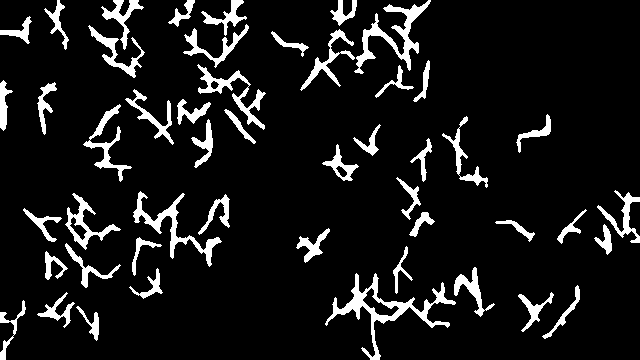
#> input picture outputs/segmentation/crack1_shape_filtered.png, 640 x 360 px
$ python test_geometric_features.py
#> lines starting #> are read from the running program, lines starting #| are printed output that depends on the picture; after the words box and inside, x2 and y2 are one past the last pixel; in counts of white or black regions, pixels touching at a corner belong together
### geometric_features.py
import cv2
import numpy as np


def load_crack_mask(path):
    """
    Load a binary crack segmentation mask.

    Crack pixels should be white (255).
    Background should be black (0).
    """

    mask = cv2.imread(
        path,
        cv2.IMREAD_GRAYSCALE
    )

    if mask is None:
        raise FileNotFoundError(
            f"Could not load crack mask: {path}"
        )

    # Ensure binary mask
    binary_mask = np.where(
        mask > 0,
        255,
        0
    ).astype(np.uint8)

    return binary_mask


def calculate_width_features(mask):
    """
    Estimate crack width using a distance transform.

    For a crack pixel, the distance transform gives
    the distance to the nearest background pixel.

    Local crack width ≈ 2 × distance.
    """

    # Distance transform requires foreground
    # pixels to be non-zero.
    distance = cv2.distanceTransform(
        mask,
        cv2.DIST_L2,
        5
    )

    crack_distances = distance[
        mask > 0
    ]

    if len(crack_distances) == 0:
        return {
            "average_width_pixels": 0.0,
            "maximum_width_pixels": 0.0
        }

    widths = 2 * crack_distances

    average_width = np.mean(
        widths
    )

    maximum_width = np.max(
        widths
    )

    return {
        "average_width_pixels":
            float(average_width),

        "maximum_width_pixels":
            float(maximum_width)
    }
def calculate_crack_coverage(mask):
    """
    Calculate the percentage of the image
    occupied by the detected crack mask.
    """

    total_pixels = mask.size

    crack_pixels = np.count_nonzero(
        mask
    )

    if total_pixels == 0:
        return 0.0

    coverage = (
        crack_pixels
        / total_pixels
    ) * 100

    return float(coverage)
def calculate_crack_area(mask):
    """
    Calculate the number of pixels belonging
    to the detected crack region.
    """

    crack_pixels = np.count_nonzero(
        mask
    )

    return int(crack_pixels)
def calculate_crack_orientation(mask):
    """
    Calculate the dominant crack orientation using PCA.

    The orientation is measured in degrees from 0 to 180.
    """

    # Get coordinates of crack pixels
    y, x = np.where(mask > 0)

    # Need at least two points for PCA
    if len(x) < 2:
        return 0.0

    # Create coordinate matrix
    coordinates = np.column_stack(
        (x, y)
    ).astype(np.float64)

    # Center the coordinates
    centered = (
        coordinates
        - np.mean(coordinates, axis=0)
    )

    # Calculate covariance matrix
    covariance = np.cov(
        centered,
        rowvar=False
    )

    # Eigenvalues and eigenvectors
    eigenvalues, eigenvectors = np.linalg.eigh(
        covariance
    )

    # Direction of maximum variance
    principal_vector = eigenvectors[
        :, np.argmax(eigenvalues)
    ]

    # Calculate angle
    angle = np.degrees(
        np.arctan2(
            principal_vector[1],
            principal_vector[0]
        )
    )

    # Convert to 0–180 degrees
    angle = angle % 180

    return float(angle)

### test_geometric_features.py
from geometric_features import (
    load_crack_mask,
    calculate_width_features,
    calculate_crack_coverage,
    calculate_crack_area,
    calculate_crack_orientation
)


MASKS = [
    "crack1_shape_filtered.png",
    "crack2_shape_filtered.png"
]


for filename in MASKS:

    path = (
        f"outputs/segmentation/{filename}"
    )

    print("\n" + "=" * 50)
    print(f"Processing: {filename}")
    print("=" * 50)

    mask = load_crack_mask(path)
#> in load_crack_mask, `mask = cv2.imread( path, cv2.IMREAD_GRAYSCALE )`: mask: shape (360, 640); 9.4% white; 49 white regions, largest, box (x1, y1, x2, y2) and area: (325, 273, 456, 360) 1890, (354, 0, 431, 74) 1390, (133, 191, 222, 267) 1169

    # Width features
    width_features = calculate_width_features(
        mask
    )
#> in calculate_width_features, `distance = cv2.distanceTransform( mask, cv2.DIST_L2, 5 )`:
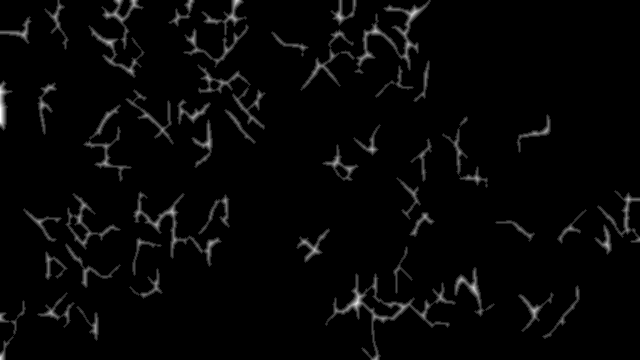
#> distance: shape (360, 640) float32; min 0, max 7, mean 0.168; drawn with min black and max white
#> in calculate_width_features, `average_width = np.mean( widths )`: average_width = 3.58
#> in calculate_width_features, `maximum_width = np.max( widths )`: maximum_width = 14
#> width_features = {'average_width_pixels': 3.58, 'maximum_width_pixels': 14}

    # Coverage
    coverage = calculate_crack_coverage(
        mask
    )
#> in calculate_crack_coverage, `crack_pixels = np.count_nonzero( mask )`: crack_pixels = 21682
#> in calculate_crack_coverage, `coverage = ( crack_pixels / total_pixels ) * 100`: coverage = 9.41
#> coverage = 9.41

    # Crack area
    area = calculate_crack_area(
        mask
    )
#> in calculate_crack_area, `crack_pixels = np.count_nonzero( mask )`: crack_pixels = 21682
#> area = 21682
    orientation = calculate_crack_orientation(
        mask
    )
#> in calculate_crack_orientation, `coordinates = np.column_stack( (x, y) ).astype(np.float64)`: coordinates = 21682 pairs, first value 0 to 639, second value 0 to 359
#> in calculate_crack_orientation, `centered = ( coordinates - np.mean(coordinates, axis=0) )`: centered = 21682 pairs, first value -270.8 to 368.2, second value -165.6 to 193.4
#> in calculate_crack_orientation, `covariance = np.cov( centered, rowvar=False )`: covariance = [[27762.1, 3041.6], [3041.6, 10591.8]]
#> in calculate_crack_orientation, `eigenvalues, eigenvectors = np.linalg.eigh( covariance )`: eigenvalues = [10068.9, 28284.9]; eigenvectors = [[0.169, -0.986], [-0.986, -0.169]]
#> in calculate_crack_orientation, `principal_vector = eigenvectors[ :, np.argmax(eigenvalues) ]`: principal_vector = [-0.986, -0.169]
#> in calculate_crack_orientation, `angle = np.degrees( np.arctan2( principal_vector[1], principal_vector[..`: angle = -170.2
#> in calculate_crack_orientation, `angle = angle % 180`: angle = 9.75
#> orientation = 9.75

    print(
        f"Average width: "
        f"{width_features['average_width_pixels']:.2f} pixels"
    )
#| Average width: 3.58 pixels

    print(
        f"Maximum width: "
        f"{width_features['maximum_width_pixels']:.2f} pixels"
    )
#| Maximum width: 14.00 pixels

    print(
        f"Crack coverage: "
        f"{coverage:.4f}%"
    )
#| Crack coverage: 9.4106%

    print(
        f"Crack area: "
        f"{area} pixels"
    )
#| Crack area: 21682 pixels
    print(
        f"Dominant orientation: "
        f"{orientation:.2f} degrees"
    )
#| Dominant orientation: 9.75 degrees
#> pass 2 of the loop `for filename in MASKS:`:
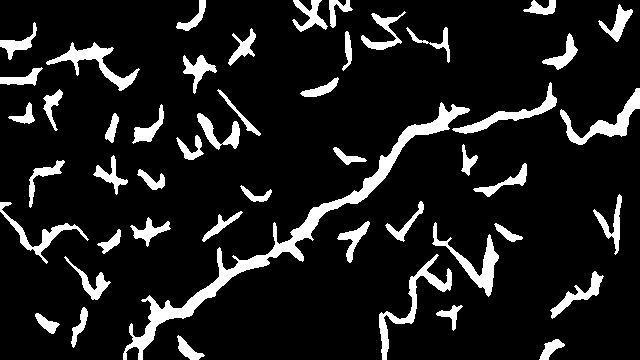
#> input picture outputs/segmentation/crack2_shape_filtered.png, 640 x 360 px
#> mask: shape (360, 640); 11.3% white; 49 white regions, largest, box (x1, y1, x2, y2) and area: (123, 102, 470, 360) 5329, (379, 254, 452, 360) 1214, (560, 88, 640, 145) 1174
#> in calculate_width_features (call 2), `distance = cv2.distanceTransform( mask, cv2.DIST_L2, 5 )`:
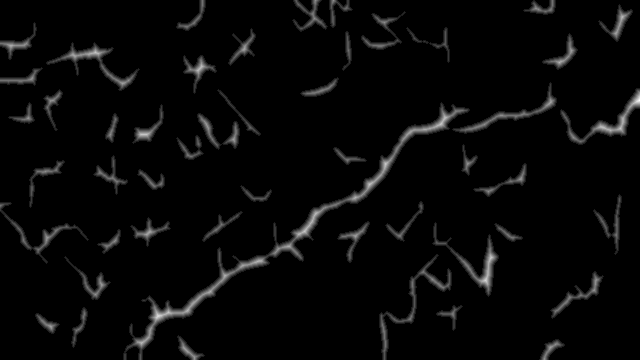
#> distance: shape (360, 640) float32; min 0, max 9, mean 0.265; drawn with min black and max white
#> average_width = 4.7
#> maximum_width = 18
#> width_features = {'average_width_pixels': 4.7, 'maximum_width_pixels': 18}
#> `coverage = calculate_crack_coverage( mask )`: coverage = 11.29
#> area = 26011
#> orientation = 177.5
#| Average width: 4.70 pixels
#| Maximum width: 18.00 pixels
#| Crack coverage: 11.2895%
#| Crack area: 26011 pixels
#| Dominant orientation: 177.50 degrees


print(
    "\nGeometric feature test completed."
)
